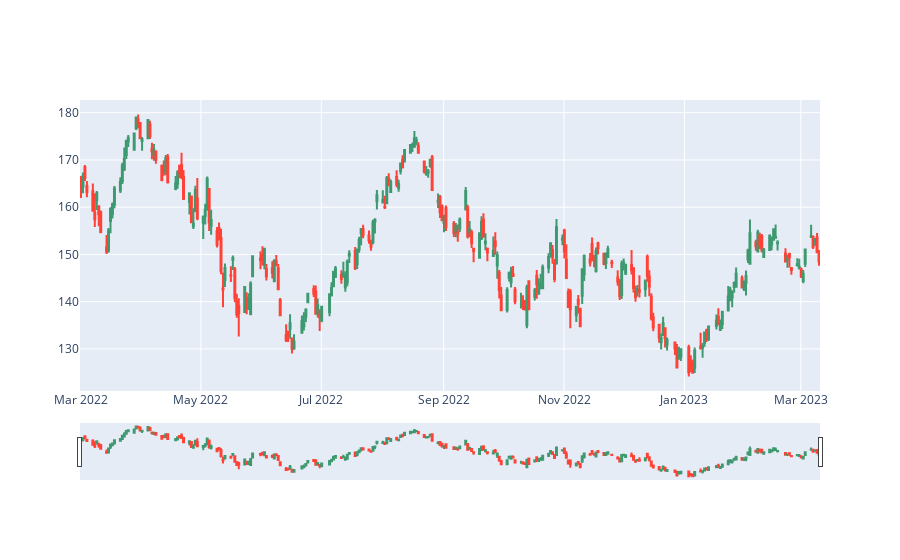

The notebook cell this image was saved under:
### Markdown cell above
## 2. Preprocessing

### Code cell
# Get data from api
client = RESTClient(api_key=c.POLY_APIKEY)
ticker = "AAPL"

# List Aggregates (Bars)
bars = client.get_aggs(ticker=ticker, multiplier=1, timespan="day", from_="2022-03-01", to="2023-03-31")
df = pd.DataFrame(bars)
df['date'] = pd.to_datetime(df['timestamp'], unit='ms')
df['change'] = df['close'] - df['open']
# df

fig = go.Figure(data=[go.Candlestick(x=df['date'],
                open=df['open'],
                high=df['high'],
                low=df['low'],
                close=df['close'])])

fig.show()

df

### Figure 1 — Plotly figure (JSON) as saved in the notebook; plotly's stock layout.template omitted (floating-point values rounded to 4 significant figures; data arrays with more than 128 entries replaced by an {"elided": "..."} marker saying what was removed)
{"data": [{"close": {"elided": "259 float values"}, "high": {"elided": "259 float values"}, "low": {"elided": "259 float values"}, "open": {"elided": "259 float values"}, "type": "candlestick", "x": {"elided": "259 str values"}}], "layout": {}}
